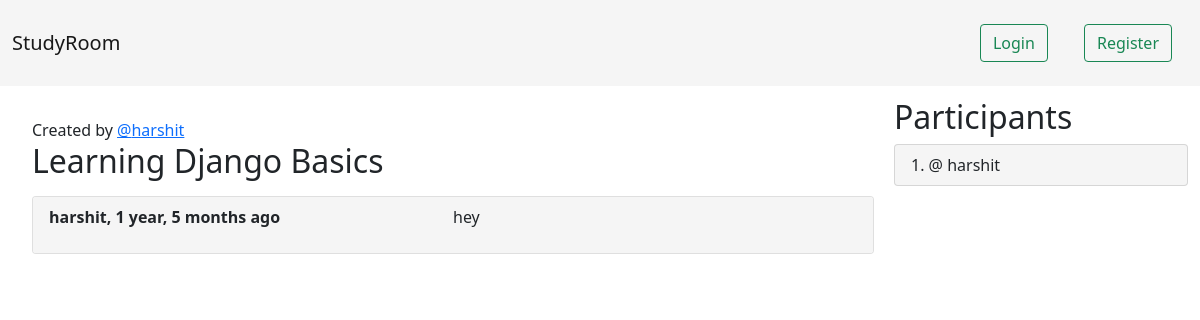
The app's page /room/1, older data.
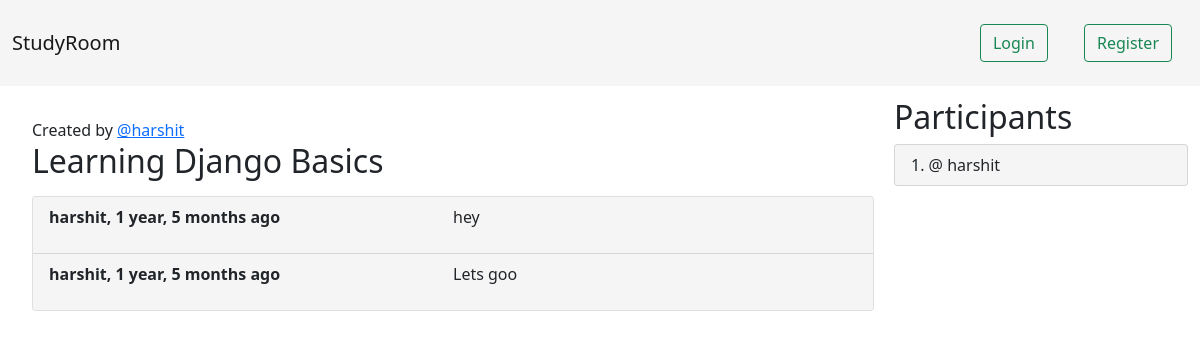
The same page, newer data.
### base/models.py (models this page shows, shortened)
class Message(models.Model):
    user = models.ForeignKey(User, on_delete=models.CASCADE)
    room = models.ForeignKey(Room, on_delete=models.CASCADE)
    body = models.TextField()
    updated_at = models.DateTimeField(auto_now=True)
    created_at = models.DateTimeField(auto_now_add=True)

### base/views.py (the view, shortened to what this page needs)
# urls.py: path('room/<str:pk>', views.room_view, name="room"),
def room_view(request, pk):
    room = Room.objects.get(id=pk)
    participants = room.participants.all()
    messages = room.message_set.all().order_by('created_at')
    context = {
        'room': room,
        'messages': messages,
        'participants': participants,
        'room_id': room.id
    }
    return render(request, 'base/room.html', context)

### base/templates/base/room.html (shortened to what this page needs)
{% extends 'base.html' %}
{% block content %}
<div class="room-container">
    <div class="message-box">
        <div>
            <span> Created by
                <a href="{% url 'user-profile' room.host.id %}">
                    @{{ room.host }}
                </a>
            </span>
            <h2>{{ room.name }}</h2>
        </div>
        <div class="card">
            <ul class="list-group list-group-flush" id='chat-log'>
                {% for message in messages %}
                <li class="list-group-item">
                    <div class="left">
                        <b>
                            <span>{{ message.user }}, {{ message.created_at|timesince }} ago </span>
                        </b>
                    </div>
                    <p>
                        {{message.body}}
                    </p>
                </li>
                {% endfor %}
            </ul>
        </div>
    </div>
    <div>
        <h2>Participants</h2>
        <ol class="list-group list-group-numbered">
            {% for participant in participants %}
            <li class="list-group-item">@ {{participant.username}}</li>
            {% endfor %}
        </ol>
    </div>
</div>
{% endblock %}

Row changes from the older to the newer data that the page shows:
added Message: user "harshit", created_at "1 year, 5 months", body "Lets goo"
